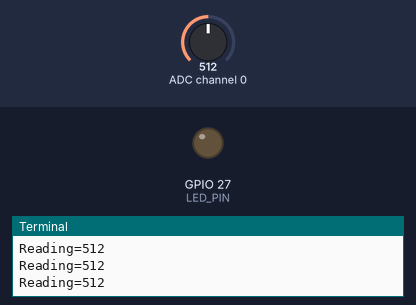
Bench run of a program on a simulated Raspberry Pi (BCM pin numbers). Parts: output pins drawn as LEDs (lit = HIGH), the last lines printed to the terminal. The inputs (shaded band) are chosen by the test bench; at power-on: ADC channel 0 = 512 (analog values on the 0–1023 scale).

Above: at 1.2 s.
1.3 s: ADC channel 0 set to 493
At 2.9 s:
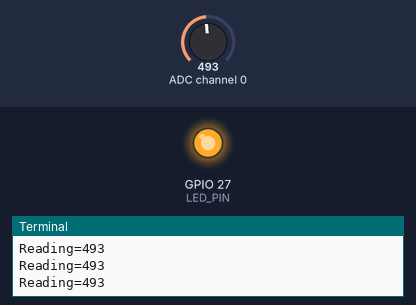
3.5 s: ADC channel 0 set to 522
At 4.5 s:
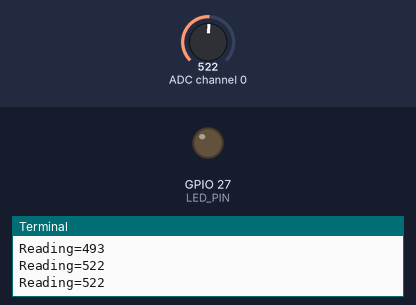
5.5 s: ADC channel 0 set to 511
At 7.3 s:
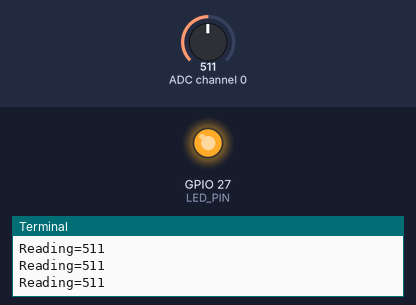
Timing chart, 0 to 8.8 s (numbered marks = the images above; inputs shaded):
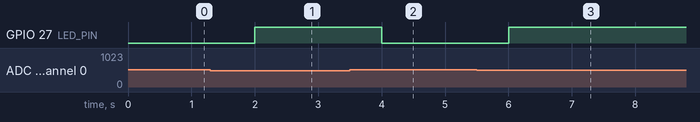

The program:

LDR2.py
```python
import spidev
import time
import RPi.GPIO as GPIO

LED_PIN = 27
GPIO.setmode(GPIO.BCM)
GPIO.setup(LED_PIN, GPIO.OUT)


# SPI 인스턴스 생성
spi = spidev.SpiDev()

# SPI 통신 시작
spi.open(0, 0) #bus : 0, device  : 0 (CE0, CE1)

# SPI 최대 통신 속도 설정
spi.max_speed_hz = 100000

# 채널에서 읽어온 아날로그값을 디지털로 변환하여 리턴하는 함수
def analog_read(channel):
    # [byte_1, byte_2, byte_3]
    # byte_1 : 1
    # byte_2 : channel(0) + 8 = 0000 1000 << 4 -> 1000 0000
    # byte_3 : 0
    ret = spi.xfer2([1, (channel + 8) << 4, 0])
    adc_out = ((ret[1] & 3) << 8) + ret[2]
    return adc_out


try:
    while True:
        val = analog_read(0)
        print("Reading=%d" % val) # 0~1023
        time.sleep(0.5)

        if val < 512:
            GPIO.output(LED_PIN, GPIO.HIGH)
        elif val >= 512:
            GPIO.output(LED_PIN, GPIO.LOW)
finally:
    spi.close()
    GPIO.cleanup()
```

Measured:
- the behaviour switches between 512 and 511 on ADC channel 0 (found by bisection; images 0 and 1)
- after the input at 1.3 s, GPIO 27 (LED_PIN): LOW → HIGH after 0.70 s
- after the input at 3.5 s, GPIO 27 (LED_PIN): HIGH → LOW after 0.50 s
- after the input at 5.5 s, GPIO 27 (LED_PIN): LOW → HIGH after 0.51 s
